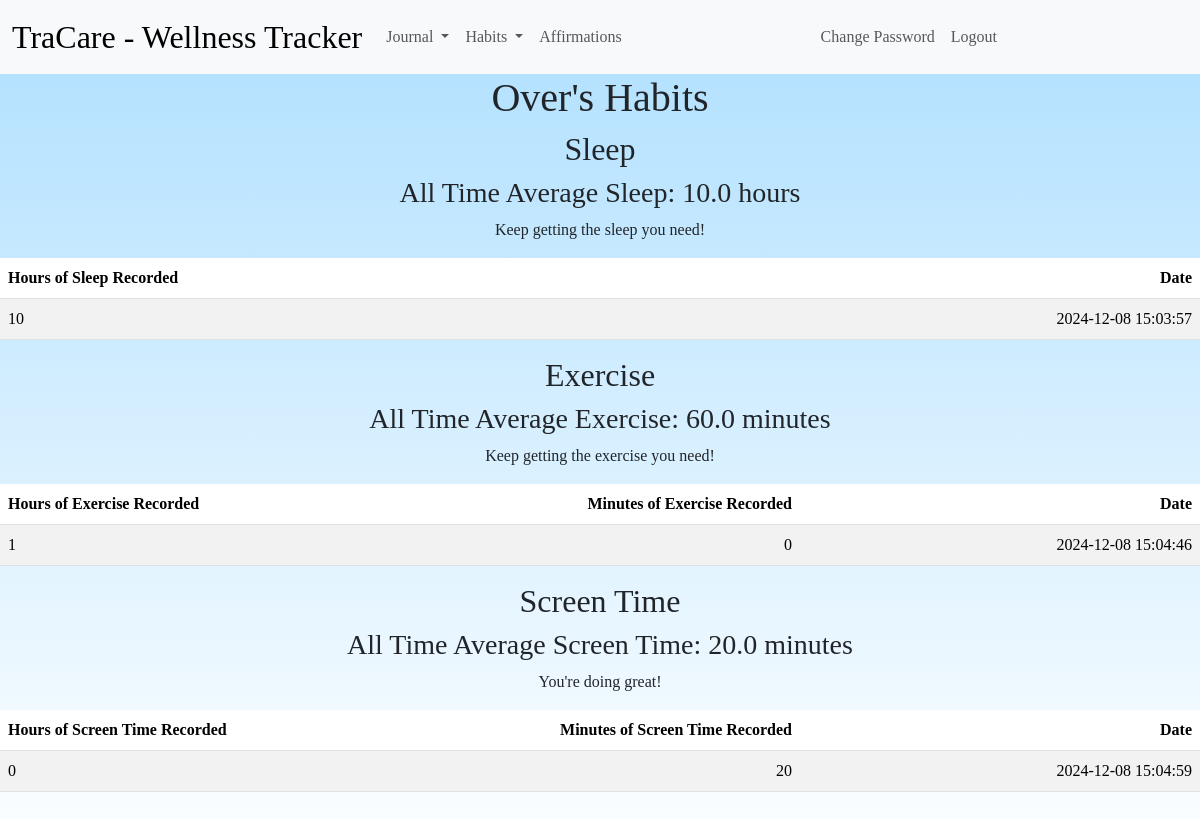
/habits (signed in), run on the app's committed database.
### tables this page shows
CREATE TABLE users (
id INTEGER PRIMARY KEY AUTOINCREMENT,
first_name TEXT NOT NULL,
username TEXT UNIQUE NOT NULL,
password TEXT NOT NULL
);

CREATE TABLE sleep (
id INTEGER PRIMARY KEY AUTOINCREMENT,
user_id INTEGER,
hours_sleep INTEGER,
date DATETIME DEFAULT CURRENT_TIMESTAMP
);

CREATE TABLE exercise (
id INTEGER PRIMARY KEY AUTOINCREMENT,
user_id INTEGER,
hours_exercise INTEGER,
minutes_exercise INTEGER,
date DATETIME DEFAULT CURRENT_TIMESTAMP
);

CREATE TABLE screentime (
id INTEGER PRIMARY KEY AUTOINCREMENT,
user_id INTEGER,
hours_screen INTEGER,
minutes_screen INTEGER,
date DATETIME DEFAULT CURRENT_TIMESTAMP
);

### app.py (the view)
@app.route("/habits")
@login_required
def habits():
    user_id = session.get("user_id")
    name = db.execute("SELECT first_name FROM users WHERE id = ?", user_id)
    if name:
        name = name[0]["first_name"]
    s_avg = db.execute("SELECT AVG(hours_sleep) FROM sleep WHERE user_id = ?", user_id)
    if s_avg:
        s_avg = s_avg[0]["AVG(hours_sleep)"]
    sleep_date = db.execute(
        "SELECT hours_sleep, date FROM sleep WHERE user_id = ? ORDER BY date DESC", user_id)
    e_avg = db.execute(
        "SELECT AVG((hours_exercise * 60) + minutes_exercise) as e_avg FROM exercise WHERE user_id = ?", user_id)
    if e_avg:
        e_avg = e_avg[0]["e_avg"]
    exercise_date = db.execute(
        "SELECT hours_exercise, minutes_exercise, date FROM exercise WHERE user_id = ? ORDER BY date DESC", user_id)
    sc_avg = db.execute(
        "SELECT AVG((hours_screen * 60) + minutes_screen) as sc_avg FROM screentime WHERE user_id = ?", user_id)
    if sc_avg:
        sc_avg = sc_avg[0]["sc_avg"]
    screen_date = db.execute(
        "SELECT hours_screen, minutes_screen, date FROM screentime WHERE user_id = ? ORDER BY date DESC", user_id)
    return render_template("habits.html", name=name, s_avg=s_avg, sleep_date=sleep_date, e_avg=e_avg, exercise_date=exercise_date, sc_avg=sc_avg, screen_date=screen_date)

### app.py (called while the page is built)
@app.after_request
def after_request(response):
    response.headers["Cache-Control"] = "no-cache, no-store, must-revalidate"
    response.headers["Expires"] = 0
    response.headers["Pragma"] = "no-cache"
    return response

### helpers.py (called while the page is built)
def login_required(f):
    @wraps(f)
    def decorated_function(*args, **kwargs):
        if session.get("user_id") is None:
            return redirect("/login")
        return f(*args, **kwargs)
    return decorated_function

### templates/habits.html (shortened to what this page needs)
{% extends "layout.html" %}
{% block main %}
<div id="habits-background">
<h1>{{name}}'s Habits</h1>
<h2>Sleep</h2>
<h3>All Time Average Sleep: {{s_avg}} hours</h3>
{% if s_avg is not none %}
    {% if s_avg < 7 %}
        <p>You should consider getting more sleep. Adults sleep for 7-9 hours a night.</p>
    {% else %}
        <p>Keep getting the sleep you need!</p>
    {% endif %}
{% else %}
    <p>Sleep data is not available.</p>
{% endif %}
<table class="table table-striped">
    <thead>
        <tr>
            <th class="text-start">Hours of Sleep Recorded</th>
            <th class="text-end">Date</th>
        </tr>
    </thead>
   <tbody>
    {% for dict in sleep_date %}
            <tr>
                <td class="text-start entry">{{dict["hours_sleep"]}}</td>
                <td class="text-end">{{dict["date"]}}</td>
            </tr>
    {% endfor %}
    </tbody>
</table>
<h2>Exercise</h2>
<h3>All Time Average Exercise: {{e_avg}} minutes</h3>
{% if e_avg is not none %}
    {% if e_avg < 30 %}
        <p>You should consider getting more exercise. Adults should try to exercise for 30 minutes a day.</p>
    {% else %}
        <p>Keep getting the exercise you need!</p>
    {% endif %}
{% else %}
    <p>Exercise data is not available.</p>
{% endif %}
<table class="table table-striped">
<thead>
    <tr>
        <th class="text-start">Hours of Exercise Recorded</th>
        <th class="text-end">Minutes of Exercise Recorded</th>
        <th class="text-end">Date</th>
     </tr>
</thead>
    <tbody>
        {% for dict in exercise_date %}
            <tr>
                <td class="text-start entry">{{dict["hours_exercise"]}}</td>
                <td class="text-end">{{dict["minutes_exercise"]}}</td>
                <td class="text-end">{{dict["date"]}}</td>
            </tr>
        {% endfor %}
    </tbody>
</table>
<h2>Screen Time</h2>
<h3>All Time Average Screen Time: {{sc_avg}} minutes</h3>
{% if sc_avg is not none %}
    {% if sc_avg > 120 %}
        <p>You should consider using your devices less. Adults should try to use their devices for only 1-2 hours a day outside of work.</p>
    {% else %}
        <p>You're doing great!</p>
    {% endif %}
{% else %}
    <p>Screen time data is not available.</p>
{% endif %}
<table class="table table-striped">
<thead>
    <tr>
        <th class="text-start">Hours of Screen Time Recorded</th>
        <th class="text-end">Minutes of Screen Time Recorded</th>
        <th class="text-end">Date</th>
     </tr>
</thead>
    <tbody>
        {% for dict in screen_date %}
            <tr>
                <td class="text-start entry">{{dict["hours_screen"]}}</td>
                <td class="text-end">{{dict["minutes_screen"]}}</td>
                <td class="text-end">{{dict["date"]}}</td>
            </tr>
        {% endfor %}
    </tbody>
</table>
{% endblock %}

### static/styles.css (style rules this page uses)
html, body { height: 100%; margin: 0; padding: 0; font-family: "Georgia"; }
div { width: 100%; height: 100%; }
.entry { white-space: pre-wrap; word-wrap: break-word; overflow-wrap: break-word; width: 200px; }
table { table-layout: fixed; width: 100%; }
th { width: 200px; }
td { width: 200px; }
h1, h2, h3 { text-align: center; }
p { text-align: center; }
#habits-background { background: linear-gradient(to bottom, #B5E2FF, #FFFFFF); }

### data on the page
users: first_name "Over"
sleep: hours_sleep "10", date "2024-12-08 15:03:57"
exercise: hours_exercise "1", minutes_exercise "0", date "2024-12-08 15:04:46"
screentime: hours_screen "0", minutes_screen "20", date "2024-12-08 15:04:59"

### other printed values
{{ s_avg }} "10.0"
{{ e_avg }} "60.0"
{{ sc_avg }} "20.0"
